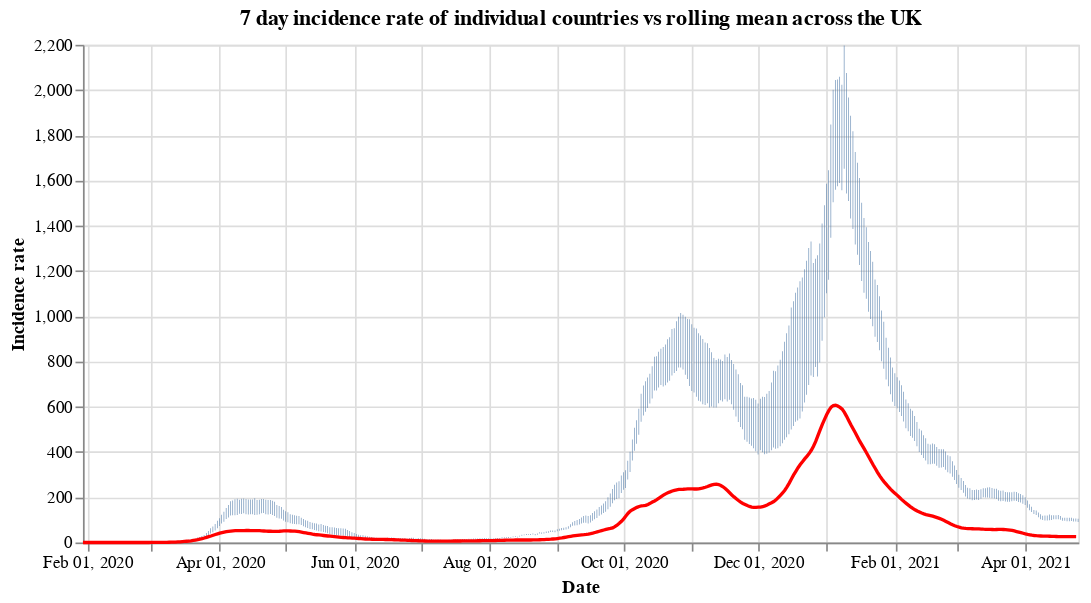

The notebook cell this image was saved under:
### Code cell
#collapse
countries = uk_cases['areaName'].unique()
countries.sort()

selection = alt.selection_single(
    name='Select',
    fields=['areaName'],
    init={'areaName': 'Wales'},
    bind={'areaName': alt.binding_select(options=countries)}
)

# scatter plot, modify opacity based on selection
bars = alt.Chart(uk_cases).mark_bar().add_selection(
    selection
).encode(
    x=alt.X("yearmonthdate(date):T", axis=alt.Axis(title='Date')),
    y=alt.Y("weeklyCasesRate:Q", axis=alt.Axis(title='Incidence rate')),
    tooltip='weeklyCasesRate:Q',
    opacity=alt.condition(selection, alt.value(1), alt.value(0))
).properties(title=f'7 day incidence rate of individual countries vs rolling mean across the UK', width=600)

line = alt.Chart(overview_cases).mark_line(
    color='red',
    size=2,
).transform_window(
    rolling_mean='mean(weeklyCasesRate)',
    frame=[0, 7]
).encode(
    x='yearmonthdate(date):T',
    y='rolling_mean:Q'
)

alt.layer(bars, line)

### Figure 1 — Vega-Lite specification as saved in the notebook (floating-point values rounded to 4 significant figures; data arrays with more than 128 entries replaced by an {"elided": "..."} marker saying what was removed)
{"config": {"view": {"continuousWidth": 400, "continuousHeight": 300}}, "layer": [{"data": {"name": "data-eb40f76980e62e8b08adc94111e5c3ca"}, "mark": "bar", "encoding": {"opacity": {"condition": {"value": 1, "selection": "Select"}, "value": 0}, "tooltip": {"type": "quantitative", "field": "weeklyCasesRate"}, "x": {"type": "temporal", "axis": {"title": "Date"}, "field": "date", "timeUnit": "yearmonthdate"}, "y": {"type": "quantitative", "axis": {"title": "Incidence rate"}, "field": "weeklyCasesRate"}}, "selection": {"Select": {"type": "single", "fields": ["areaName"], "init": {"areaName": "Wales"}, "bind": {"areaName": {"input": "select", "options": ["England", "Northern Ireland", "Scotland", "Wales"]}}}}, "title": "7 day incidence rate of individual countries vs rolling mean across the UK", "width": 600}, {"data": {"name": "data-530c5b6f2adf63b17641098bd6ddd719"}, "mark": {"type": "line", "color": "red", "size": 2}, "encoding": {"x": {"type": "temporal", "field": "date", "timeUnit": "yearmonthdate"}, "y": {"type": "quantitative", "field": "rolling_mean"}}, "transform": [{"window": [{"op": "mean", "field": "weeklyCasesRate", "as": "rolling_mean"}], "frame": [0, 7]}]}], "$schema": "https://vega.github.io/schema/vega-lite/v4.8.1.json", "datasets": {"data-eb40f76980e62e8b08adc94111e5c3ca": {"elided": "1712 records"}, "data-530c5b6f2adf63b17641098bd6ddd719": {"elided": "451 records"}}}
